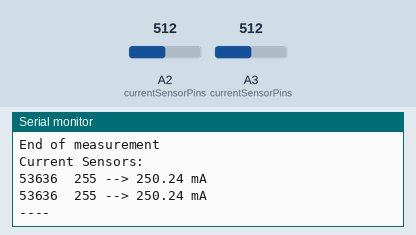
Simulated run of this sketch. Board: Arduino Uno, built with avr-gcc and run on an emulated ATmega328P. Shown: the last lines printed to the serial monitor. The inputs (shaded band) are chosen by the test bench; at power-on: A2 (currentSensorPins) = 512, A3 (currentSensorPins) = 512.

Above: at 1.2 s.
1.3 s: A2 (currentSensorPins) set to 303
At 2.6 s:
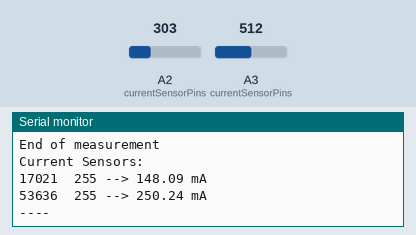
2.8 s: A2 (currentSensorPins) set to 274
At 4.1 s:
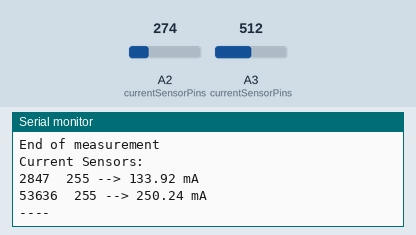
Timing chart, 0 to 5.8 s (numbered marks = the images above; inputs shaded):
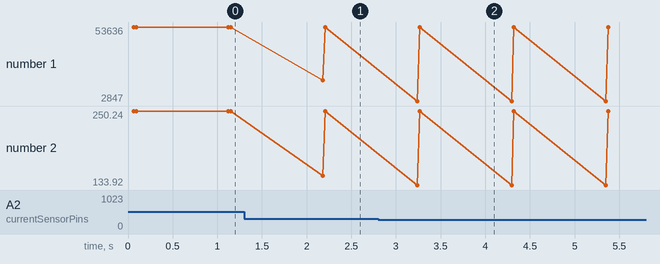

Measured:
- after the input at 1.3 s, the serial monitor: prints a new line after 0.88 s (image 1)
- after the input at 2.8 s, the serial monitor: prints a new line after 0.44 s (image 2)

The sketch:

ALTAIRCurrentMonitoring.ino
```cpp
/*
 * Test File for the Current Sensor used in ALTAIR
 * INA169 Analog Current sensor on Adafruit breakout board https://www.adafruit.com/product/1164#technical-details
 *
 *
 * Written by Christopher Vogt
 * June 2023
 */

#include <Wire.h>
#include "ALTAIR_CurrentSensor.h"


unsigned short          packedCurrent[CURRENT_SENSOR_COUNT];
byte                    packedCurrent_byte[CURRENT_SENSOR_COUNT];

int currentSensorPins[CURRENT_SENSOR_COUNT] = {A2, A3};

ALTAIR_CurrentSensor  arrayofCurrentSensors[CURRENT_SENSOR_COUNT];


void setup() {
  Serial.println("Begin Sensor initialization");

  // Current Sensors
  for ( int i = 0; i < CURRENT_SENSOR_COUNT; i++) {
    arrayofCurrentSensors[i].initializeCurrentSensor(currentSensorPins[i]);
  }
      Serial.println("Current Sensors initialized");

  Wire.begin(8);
  Wire.onRequest(sendInfo);

  Serial.begin(9600);

}

void loop() {
  Serial.println("Start of measurement");

  // Current Sensor measurements
  for ( int i = 0; i < CURRENT_SENSOR_COUNT; i++) {
    arrayofCurrentSensors[i].storeAnalogCurrent();
    arrayofCurrentSensors[i].calculateCurrent();
    packedCurrent[i] = arrayofCurrentSensors[i].packCurrent(arrayofCurrentSensors[i].current());
    packedCurrent_byte[i] = arrayofCurrentSensors[i].packCurrent_byte(arrayofCurrentSensors[i].current());
  }
  Serial.println("End of measurement ");

  // Print measurements

  Serial.println("Current Sensors:");
  for ( int i = 0; i < CURRENT_SENSOR_COUNT; i++) {
      //Serial.print(arrayofCurrentSensors[i].currentWindowSum()/CURRENT_AVEREGING_WINDOW_SIZE);
      Serial.print(packedCurrent[i]); Serial.print("  ");
      Serial.print(packedCurrent_byte[i]); Serial.print(" --> ");
      Serial.print(arrayofCurrentSensors[i].current()); Serial.println(" mA");
  }

  Serial.println("----");
  delay(1000);

}

void sendInfo() {
  //Wire.write((byte*)packedCurrent, CURRENT_SENSOR_COUNT * sizeof(unsigned short));

  Wire.write((byte*)packedCurrent_byte, CURRENT_SENSOR_COUNT * sizeof(byte));

  //for (int i = 0; i < currentSensorCount; ++i) Wire.write(packedCurrent[i], sizeof(packedCurrent[i]));
}
```
